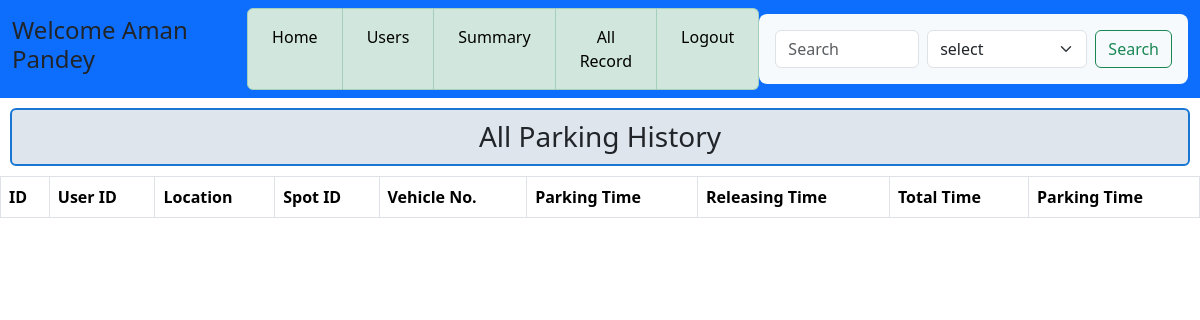
/all_reservations, run on an earlier commit of the app's database.
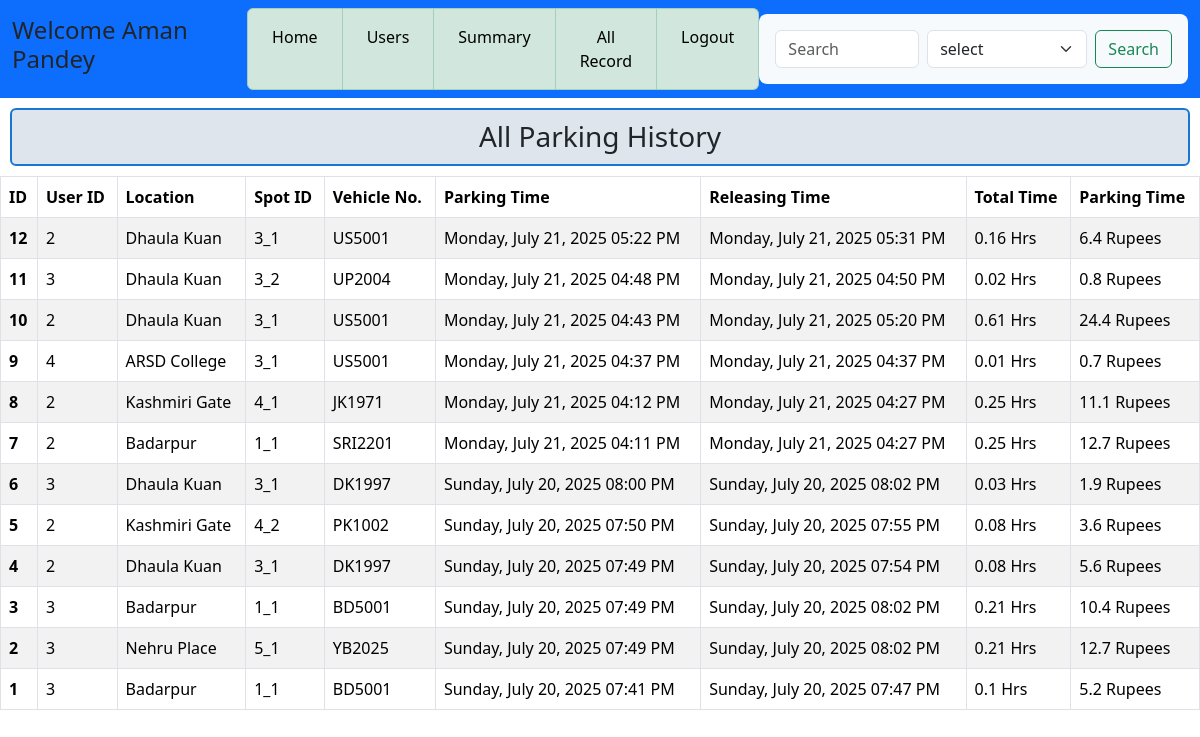
And on a later commit of the database.
### application/models.py (models this page shows)
class Reserve(db.Model):
    id = db.Column(db.Integer, primary_key=True, autoincrement=True)
    user_id = db.Column(db.Integer, db.ForeignKey('users.id'), nullable=False)
    lot_id = db.Column(db.Integer, db.ForeignKey('lots.id'), nullable=False)
    spot_id = db.Column(db.String, db.ForeignKey('spots.id'), nullable=False)
    start_time = db.Column(db.DateTime)
    end_time = db.Column(db.DateTime)
    total_time = db.Column(db.Float)  # in hours
    location = db.Column(db.String(200), nullable=False)
    status = db.Column(db.String, default="released") # released or occupied
    cost = db.Column(db.Float)
    vehicle_no = db.Column(db.String(20), nullable=False)

### application/controllers.py (the view)
@app.route('/all_reservations', methods=['GET'])
def all_reservations():
    this_user = Users.query.filter_by(type="admin").first()
    all_reserve = Reserve.query.filter_by(status = "released").order_by(Reserve.id.desc()).all()
    return render_template('all_reserve.html', this_user=this_user, all_reserve=all_reserve)

### templates/all_reserve.html (shortened to what the changed rows need)
<!DOCTYPE html>
<html lang="en">
<head>
    <link rel="stylesheet" href="/static/css/style.css">
    <link href="https://cdn.jsdelivr.net/npm/bootstrap@5.3.7/dist/css/bootstrap.min.css" rel="stylesheet">
</head>
<body>
    <div id ="main">
        <div id ="canvas">
            <div class ="top-section">
                <div id ="content">
                        <table class="table table-striped table-bordered">
                            <thead>
                                <tr>
                                    <th scope="col">ID</th>
                                    <th scope="col">User ID</th>
                                    <th scope="col">Location</th>
                                    <th scope="col">Spot ID</th>
                                    <th scope="col">Vehicle No.</th>
                                    <th scope="col">Parking Time</th>
                                    <th scope="col">Releasing Time</th>
                                    <th scope="col">Total Time</th>
                                    <th scope="col">Parking Time</th>
                                </tr>
                            </thead>
                                <tbody>
                                    {% for user in all_reserve %}
                                    <tr>
                                        <th scope="row">{{user.id}}</th>
                                        <td>{{user.user_id}}</td>
                                        <td>{{user.location}}</td>
                                        <td>{{user.spot_id}}</td>
                                        <td>{{user.vehicle_no}}</td>
                                        <td>{{user.start_time.strftime('%A, %B %d, %Y %I:%M %p') }}</td>
                                        <td>{{user.end_time.strftime('%A, %B %d, %Y %I:%M %p') }}</td>
                                        <td>{{user.total_time | round(2) }} Hrs</td>
                                        <td>{{user.cost | round(1)}} Rupees</td>
                                    </tr>
                                    {% endfor %}
                                </tbody>
                        </table>
                </div>
            </div>
        </div>
    </div>
</body>
</html>

What changed in the data, as far as the page shows it:
added Reserve: id "12", user_id "2", location "Dhaula Kuan", spot_id "3_1", vehicle_no "US5001", start_time "Monday, July 21, 2025 05:22 PM", end_time "Monday, July 21, 2025 05:31 PM", total_time "0.16", cost "6.4"
added Reserve: id "11", user_id "3", location "Dhaula Kuan", spot_id "3_2", vehicle_no "UP2004", start_time "Monday, July 21, 2025 04:48 PM", end_time "Monday, July 21, 2025 04:50 PM", total_time "0.02", cost "0.8"
added Reserve: id "10", user_id "2", location "Dhaula Kuan", spot_id "3_1", vehicle_no "US5001", start_time "Monday, July 21, 2025 04:43 PM", end_time "Monday, July 21, 2025 05:20 PM", total_time "0.61", cost "24.4"
added Reserve: id "9", user_id "4", location "ARSD College", spot_id "3_1", vehicle_no "US5001", start_time "Monday, July 21, 2025 04:37 PM", end_time "Monday, July 21, 2025 04:37 PM", total_time "0.01", cost "0.7"
added Reserve: id "8", user_id "2", location "Kashmiri Gate", spot_id "4_1", vehicle_no "JK1971", start_time "Monday, July 21, 2025 04:12 PM", end_time "Monday, July 21, 2025 04:27 PM", total_time "0.25", cost "11.1"
added Reserve: id "7", user_id "2", location "Badarpur", spot_id "1_1", vehicle_no "SRI2201", start_time "Monday, July 21, 2025 04:11 PM", end_time "Monday, July 21, 2025 04:27 PM", total_time "0.25", cost "12.7"
now on this page (row edited): Reserve: id "6", user_id "3", location "Dhaula Kuan", spot_id "3_1", vehicle_no "DK1997", start_time "Sunday, July 20, 2025 08:00 PM", end_time "Sunday, July 20, 2025 08:02 PM", total_time "0.03", cost "1.9"
now on this page (row edited): Reserve: id "5", user_id "2", location "Kashmiri Gate", spot_id "4_2", vehicle_no "PK1002", start_time "Sunday, July 20, 2025 07:50 PM", end_time "Sunday, July 20, 2025 07:55 PM", total_time "0.08", cost "3.6"
now on this page (row edited): Reserve: id "4", user_id "2", location "Dhaula Kuan", spot_id "3_1", vehicle_no "DK1997", start_time "Sunday, July 20, 2025 07:49 PM", end_time "Sunday, July 20, 2025 07:54 PM", total_time "0.08", cost "5.6"
now on this page (row edited): Reserve: id "3", user_id "3", location "Badarpur", spot_id "1_1", vehicle_no "BD5001", start_time "Sunday, July 20, 2025 07:49 PM", end_time "Sunday, July 20, 2025 08:02 PM", total_time "0.21", cost "10.4"
now on this page (row edited): Reserve: id "2", user_id "3", location "Nehru Place", spot_id "5_1", vehicle_no "YB2025", start_time "Sunday, July 20, 2025 07:49 PM", end_time "Sunday, July 20, 2025 08:02 PM", total_time "0.21", cost "12.7"
now on this page (row edited): Reserve: id "1", user_id "3", location "Badarpur", spot_id "1_1", vehicle_no "BD5001", start_time "Sunday, July 20, 2025 07:41 PM", end_time "Sunday, July 20, 2025 07:47 PM", total_time "0.1", cost "5.2"
